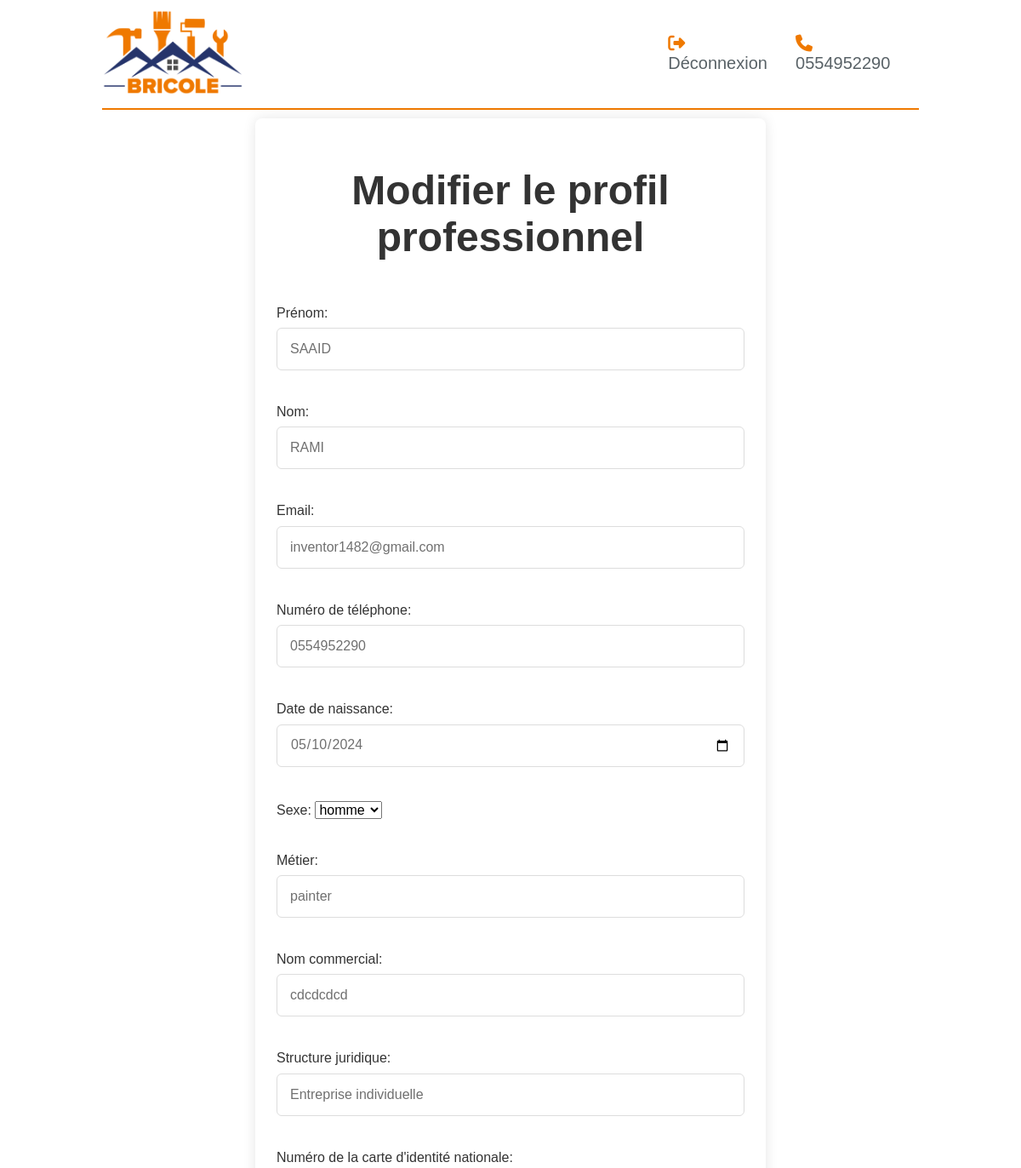
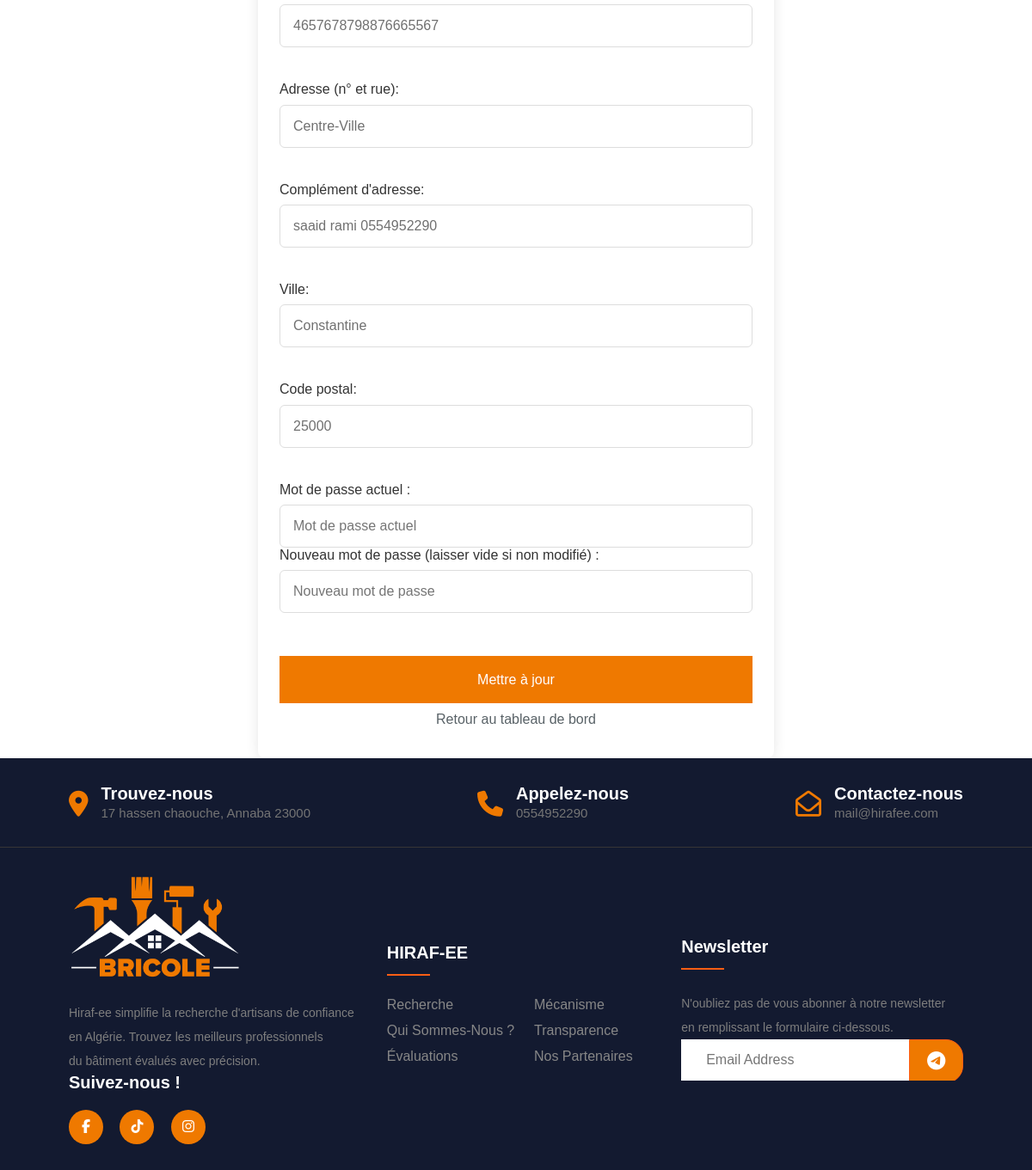
The page /editprofilepro.php (signed in) on the database its author committed (2 pictures, top to bottom).
### tables this page shows
CREATE TABLE `prousers` (
  `id` int(11) NOT NULL,
  `prenom` varchar(255) NOT NULL,
  `nom` varchar(255) NOT NULL,
  `email` varchar(255) NOT NULL,
  `mobile` varchar(20) DEFAULT NULL,
  `data_naissance` date DEFAULT NULL,
  `sexe` enum('homme','femme') NOT NULL,
  `metier` varchar(255) DEFAULT NULL,
  `nom_commerce` varchar(255) DEFAULT NULL,
  `str_jur` enum('Entreprise individuelle','Association','Auto-entrepreneur') NOT NULL,
  `siret` bigint(18) DEFAULT NULL,
  `password` varchar(255) NOT NULL,
  `nomrue` varchar(255) DEFAULT NULL,
  `adresse` varchar(255) DEFAULT NULL,
  `ville` varchar(255) DEFAULT NULL,
  `codepost` varchar(10) DEFAULT NULL
);

### editprofilepro.php (the view, shortened to what this page needs)
<?php
require_once "database.php";
$userId = $_SESSION['user'];
$stmt = mysqli_prepare($conn, "SELECT * FROM prousers WHERE id = ?");
mysqli_stmt_bind_param($stmt, 'i', $userId);
mysqli_stmt_execute($stmt);
$result = mysqli_stmt_get_result($stmt);
$user = mysqli_fetch_assoc($result);
?>
<!DOCTYPE html>
<html lang="en">
<head>
    <link rel="stylesheet" href="https://cdnjs.cloudflare.com/ajax/libs/font-awesome/5.15.4/css/all.min.css">
    <link rel="stylesheet" href=".css/normalize.css">
    <link rel="stylesheet" href=".css/all.min.css">
    <link rel="stylesheet" href="login.css">
    <link rel="stylesheet" href="css/dashboard.css">
</head>
<body>
<div class="header">
        <div class="container">
            <nav id="home" class="navstyle">
                <a class="logo" href="bricolepro.php"><img src="./images/logo.png" alt="Hirafee"></a>
                <div class="flinks">
                    <li>
                        <a id="connexion-link" class="connexion dropdown-toggle" href="logout.php">
                        <i class="fas fa-sign-out-alt"></i>
                        Déconnexion
                        </a>
                    </li>
                    <div class="phonenum">
                        <i class="fas fa-phone"></i>
                        <a href="#Chauffagiste">0554952290</a>
                    </div>
                </div>
            </nav>
        </div>
    </div>
    <section class="container-inscription">
    <div class="container">
        <header>
            <h1>Modifier le profil professionnel</h1>
        </header>
        <form action="editprofilepro.php" method="post" class="form">
    <section class="input-box">
        <label for="prenom">Prénom:</label>
        <input type="text" name="prenom" placeholder="Prénom" required value="<?php echo htmlspecialchars($user['prenom']); ?>" />
    </section>
    <section class="input-box">
        <label for="nom">Nom:</label>
        <input type="text" name="nom" placeholder="Nom" required value="<?php echo htmlspecialchars($user['nom']); ?>" />
    </section>
    <section class="input-box">
        <label for="email">Email:</label>
        <input type="email" name="email" placeholder="Adresse email" required value="<?php echo htmlspecialchars($user['email']); ?>" />
    </section>
    <section class="input-box">
        <label for="mobile">Numéro de téléphone:</label>
        <input type="text" name="mobile" placeholder="Numéro de téléphone" required value="<?php echo htmlspecialchars($user['mobile']); ?>" />
    </section>
    <section class="input-box">
        <label for="data_naissance">Date de naissance:</label>
        <input type="date" name="data_naissance" placeholder="Date de naissance" required value="<?php echo htmlspecialchars($user['data_naissance']); ?>" />
    </section>
    <section class="input-box">
        <label for="sexe">Sexe:</label>
        <select name="sexe" required>
            <option value="<?php echo htmlspecialchars($user['sexe']); ?>" selected><?php echo htmlspecialchars($user['sexe']); ?></option>
        </select>
    </section>
    <section class="input-box">
        <label for="metier">Métier:</label>
        <input type="text" name="metier" placeholder="Métier" required value="<?php echo htmlspecialchars($user['metier']); ?>" />
    </section>
    <section class="input-box">
        <label for="nom_commerce">Nom commercial:</label>
        <input type="text" name="nom_commerce" placeholder="Nom commercial" required value="<?php echo htmlspecialchars($user['nom_commerce']); ?>" />
    </section>
    <section class="input-box">
        <label for="str_jur">Structure juridique:</label>
        <input type="text" name="str_jur" placeholder="Structure juridique" required value="<?php echo htmlspecialchars($user['str_jur']); ?>" />
    </section>
    <section class="input-box">
        <label for="siret">Numéro de la carte d'identité nationale:</label>
        <input type="text" name="siret" placeholder="Numéro d'identité" required value="<?php echo htmlspecialchars($user['siret']); ?>" />
    </section>
    <section class="input-box">
        <label for="nomrue">Adresse (n° et rue):</label>
        <input type="text" name="nomrue" placeholder="Adresse (n° et rue)" required value="<?php echo htmlspecialchars($user['nomrue']); ?>" />
    </section>
    <section class="input-box">
        <label for="adresse">Complément d'adresse:</label>
        <input type="text" name="adresse" placeholder="Complément d'adresse" required value="<?php echo htmlspecialchars($user['adresse']); ?>" />
    </section>
    <section class="input-box">
        <label for="ville">Ville:</label>
        <input type="text" name="ville" placeholder="Ville" required value="<?php echo htmlspecialchars($user['ville']); ?>" />
    </section>
    <section class="input-box">
        <label for="codepost">Code postal:</label>
        <input type="text" name="codepost" placeholder="Code postal" required value="<?php echo htmlspecialchars($user['codepost']); ?>" />
    </section>
     <section class="input-box">
        <label for="current_password">Mot de passe actuel :</label>
        <input type="password" name="current_password" placeholder="Mot de passe actuel" required />
        <label for="password">Nouveau mot de passe (laisser vide si non modifié) :</label>
        <input type="password" name="password" placeholder="Nouveau mot de passe" />
    </section>
    <button type="submit" name="update">Mettre à jour</button>
    <div class="reteur-btn">
                    <a href="dashboardpro.php" class="button" style="  text-align:center; color: whibluete; padding: 10px;">Retour au tableau de bord</a>
</div>
</form>
    </div>
</section>
</body>
<footer class="footer">
    <footer class="footer-section">
        <div class="container">
            <div class="footer-cta pt-5 pb-5">
                <div class="row">
                    <div class="col-xl-4 col-md-4 mb-30">
                        <div class="single-cta">
                            <i class="fas fa-map-marker-alt"></i>
                            <div class="cta-text">
                                <h4>Trouvez-nous</h4>
                                <span>17 hassen chaouche, Annaba 23000</span>
                            </div>
                        </div>
                    </div>
                    <div class="col-xl-4 col-md-4 mb-30">
                        <div class="single-cta">
                            <i class="fas fa-phone"></i>
                            <div class="cta-text">
                                <h4>Appelez-nous</h4>
                                <span>0554952290</span>
                            </div>
                        </div>
                    </div>
                    <div class="col-xl-4 col-md-4 mb-30">
                        <div class="single-cta">
                            <i class="far fa-envelope-open"></i>
                            <div class="cta-text">
                                <h4>Contactez-nous</h4>
                                <span>mail@hirafee.com</span>
                            </div>
                        </div>
                    </div>
                </div>
            </div>
            <div class="footer-content pt-5 pb-5">
                <div class="row">
                    <div class="col-xl-4 col-lg-4 mb-50">
                        <div class="footer-widget">
                            <div class="footer-logo">
                                <a href="bricolepro.php"><img src="./images/hirafee-white.png" class="img-fluid" alt="logo"></a>
                            </div>
                            <div class="footer-text">
                                <p> Hiraf-ee simplifie la recherche d'artisans de confiance en Algérie.
                                    Trouvez les meilleurs professionnels <br> du bâtiment évalués avec précision. </p>
                            </div>
                            <div class="footer-social-icon">
                                <span>Suivez-nous ! </span>
                                <a href="#"><i class="fab fa-facebook-f facebook-bg"></i></a>
                                <a href="#"><i class="fab fa-tiktok tiktok-bg"></i></a>
                                <a href="#"><i class="fab fa-instagram instagram-bg"></i></a>
                            </div>
                        </div>
                    </div>
                    <div class="col-xl-4 col-lg-4 col-md-6 mb-30">
                        <div class="footer-widget">
                            <div class="footer-widget-heading">
                                <h3>HIRAF-EE</h3>
                            </div>
                            <ul>
                                <li><a href="#recherche">Recherche</a></li>
                                <li><a href="#mecanisme">Mécanisme</a></li>
                                <li><a href="#">Qui sommes-nous ?</a></li>
                                <li><a href="#transparence">Transparence</a></li>
                                <li><a href="#evaluations">Évaluations</a></li>
                                <li><a href="#partners">Nos Partenaires</a></li>
                            </ul>
                        </div>
                    </div>
                    <div class="col-xl-4 col-lg-4 col-md-6 mb-50">
                        <div class="footer-widget">
                            <div class="footer-widget-heading">
                                <h3>Newsletter</h3>
                            </div>
                            <div class="footer-text mb-25">
                                <p>N'oubliez pas de vous abonner à notre newsletter en remplissant le formulaire ci-dessous.</p>
                            </div>
                            <div class="subscribe-form">
                                <form action="#">
                                    <input type="text" placeholder="Email Address">
                                    <button><i class="fab fa-telegram-plane"></i></button>
                                </form>
                            </div>
                        </div>
                    </div>
                </div>
            </div>
        </div>
</footer>
</html>

### login.css (style rules this page uses)
* { -webkit-box-sizing: border-box; -moz-box-sizing: border-box; box-sizing: border-box; padding: 0; margin: 0; scroll-behavior: smooth; font-family: 'Poppins', sans-serif; }
.header { margin-top: 10px; background-color:#ffffff; margin: 10px auto 10px auto; width: 80%; }
.header .container .navstyle .logo img { width: 25%; }
.header .container .navstyle { padding-bottom: 10px; background-color: rgb(255, 255, 255); border-bottom: 2px solid #ef7900; display: flex; justify-content: space-between; align-items: center; }
.header .container .navstyle .flinks { font-size: 20px; display: flex; }
.header .container .navstyle .flinks ul , li ,a { color: #596267; text-decoration: none; list-style-type: none; }
.phonenum { color: #ef7900; margin: 0 20px; }
@media (min-width: 768px) { .container { width: 750px; } }
@media (min-width: 992px) { .container { width: 970px; } }
@media (min-width: 1200px) { .container { width: 100%; } }
.footer-section { background: #131A30; position: relative; }
.footer-cta { border-bottom: 1px solid #373636; }
.single-cta i { color: #ef7900; font-size: 30px; float: left; margin-top: 8px; }
.cta-text { padding-left: 15px; display: inline-block; }
.cta-text h4 { color: #fff; font-size: 20px; font-weight: 600; margin-bottom: 2px; }
.footer .row { padding: 30px; margin: 0 100px; display: flex; align-items: center; justify-content: space-between; }
.cta-text span { color: #757575; font-size: 15px; }
.footer-content { margin-bottom: 0; position: relative; z-index: 2; }
.footer-logo { margin-bottom: 20px; }
.footer-logo img { max-width: 200px; }
.footer-text p { padding-right: 20px; font-size: 14px; color: #7e7e7e; line-height: 28px; }
.footer-social-icon span { color: #fff; display: block; font-size: 20px; font-weight: 700; font-family: 'Poppins', sans-serif; margin-bottom: 20px; }
.footer-social-icon a { color: #fff; font-size: 16px; margin-right: 15px; }
.footer-social-icon i { height: 40px; width: 40px; text-align: center; line-height: 38px; border-radius: 50%; }
.facebook-bg { background: #ef7900; }
.tiktok-bg { background: #ef7900; }
.instagram-bg { background: #ef7900; }
.footer-widget-heading h3 { color: #fff; font-size: 20px; font-weight: 600; margin-bottom: 40px; position: relative; }
.footer-widget-heading h3::before { content: ""; position: absolute; left: 0; bottom: -15px; height: 2px; width: 50px; background: #ff5e14; }
.footer-widget ul li { display: inline-block; float: left; width: 50%; margin-bottom: 12px; }
.footer-widget ul li a { color: #878787; text-transform: capitalize; }
.subscribe-form { position: relative; overflow: hidden; }
.subscribe-form input { width: 85%; padding: 14px 28px; background: #2E2E2E; border: 1px solid white; color: #131A30; background-color: white; }
.subscribe-form button { position: absolute; right: 0; background: #ef7900; padding: 13px 20px; border: 1px solid #ff5e14; border-radius: 0 20px 20px 0; top: 0; }
.subscribe-form button i { color: #fff; font-size: 22px; transform: rotate(-6deg); }
@media only screen and (max-width: 1200px) { .footer .row { margin: 0 50px; } }
.container-inscription { position: relative; left: 25%; width: 50%; background: #fff; padding: 25px; border-radius: 8px; box-shadow: 0 0 15px rgba(0, 0, 0, 0.1); }
.container-inscription header { font-size: 1.5rem; color: #333; font-weight: 500; text-align: center; }
.container-inscription .form { margin-top: 30px; }
.form .input-box { width: 100%; margin-top: 20px; }
.input-box label { color: #333; }
.form :where(.input-box input, .select-box) { position: relative; height: 50px; width: 100%; outline: none; font-size: 1rem; color: #707070; margin-top: 8px; border: 1px solid #ddd; border-radius: 6px; padding: 0 15px; }
.form button { height: 55px; width: 100%; color: #fff; font-size: 1rem; font-weight: 400; margin-top: 30px; border: none; cursor: pointer; transition: all 0.2s ease; background: #ef7900; }

### css/dashboard.css (style rules this page uses)
.container-inscription header { margin-bottom: 20px; }

### editprofilepro.php (style rules this page uses)
.subscribe-form input { width: 92% }
.container-inscription { text-align: center; }
.input-box { margin-bottom: 20px; display: inline-block; text-align: left; }
.fa-sign-out-alt { color: #ef7900; }
#connexion-link { cursor: pointer; }
.reteur-btn { text-align: center; margin: 10px 0 10px 0; }

### rows shown on the page
prousers: prenom "SAAID", nom "RAMI", email "inventor1482@gmail.com", mobile "0554952290", data_naissance "05/10/2024", sexe "homme", metier "painter", nom_commerce "cdcdcdcd", str_jur "Entreprise individuelle", siret "4657678798876665567", nomrue "Centre-Ville", adresse "saaid rami 0554952290", ville "Constantine", codepost "25000"
